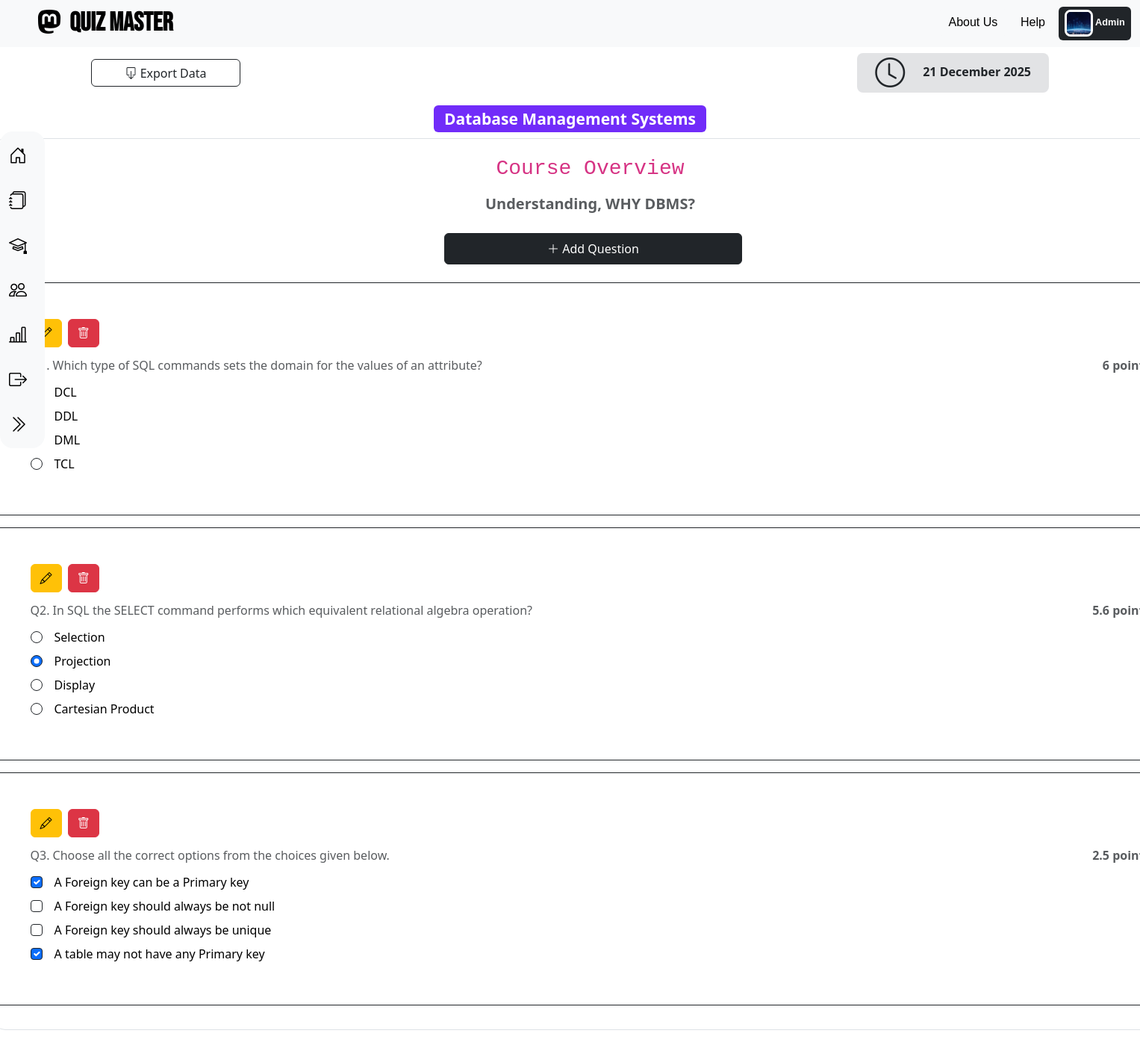
The page /admin_question/1/1/2 on the database its author committed.
### application/models.py (models this page shows)
class User(db.Model):  # Student Model
    id = db.Column(db.Integer, primary_key=True)
    firstname = db.Column(db.String(), nullable=False)
    lastname = db.Column(db.String())
    dob = db.Column(db.Date(), nullable=False)
    gender = db.Column(db.String(), nullable=False)
    bloodgroup = db.Column(db.String(), nullable=False)
    qualification = db.Column(db.String(), nullable=False)
    email = db.Column(db.String(), unique=True, nullable=False)
    username = db.Column(db.String(), unique=True, nullable=False)
    password = db.Column(db.String(), nullable=False)
    profile_image = db.Column(db.String(), nullable=False)
    type = db.Column(db.String(), default="general")
    subjects = db.relationship('Subject', secondary=user_subject, backref='thatuser')
    scores = db.relationship("Score", backref="thatuser", cascade="all, delete-orphan")

class Subject(db.Model):  # Subject Model
    id = db.Column(db.Integer, primary_key=True)
    name = db.Column(db.String(), nullable=False)
    category = db.Column(db.String(), nullable=False)
    description = db.Column(db.String(), nullable=False)
    sub_image = db.Column(db.String(), nullable=False)
    instructors = db.relationship('Instructor', secondary=subject_instructor, backref='that_inst_sub')
    chapters = db.relationship("Chapter", backref="that_chap_sub", cascade="all, delete-orphan")

class Chapter(db.Model):  # Chapter Model
    id = db.Column(db.Integer, primary_key=True)
    name = db.Column(db.String(), nullable=False)
    description = db.Column(db.String(), nullable=False)
    subject_id = db.Column(db.Integer, db.ForeignKey("subject.id", ondelete="CASCADE"), nullable=False)
    lectures = db.relationship("Lecture", backref="thatlecturechapter", cascade="all, delete-orphan")
    quizzes = db.relationship("Quiz", backref="thatquizchapter", cascade="all, delete-orphan")

class Question(db.Model):  # Question Model
    id = db.Column(db.Integer, primary_key=True)
    type = db.Column(db.String(), nullable=False)
    question_statement = db.Column(db.String(), nullable=False)
    marks = db.Column(db.Integer(), nullable=False)
    answer = db.Column(db.String(), nullable=False)
    quiz_id = db.Column(db.Integer, db.ForeignKey("quiz.id", ondelete="CASCADE"), nullable=False)

### application/controllers.py (the view, shortened to what this page needs)
@app.route("/admin_question/<int:subject_id>/<int:chapter_id>/<int:quiz_id>", methods=["GET", "POST"])
def admin_question(subject_id, chapter_id, quiz_id):
    if request.method == 'GET':
        this_user = User.query.filter_by(type="admin").first()
        subject = Subject.query.get(subject_id)
        chapter = Chapter.query.get(chapter_id)
        quiz =  Quiz.query.get(quiz_id)
        questions = Question.query.filter_by(quiz_id=quiz_id)
        all_answers = {}
        for question in questions:
            all_answers[question.id] = json.loads(question.answer)  # Convert JSON string to dictionary
        return render_template("admin/admin_question.html",this_user=this_user, subject=subject, chapter=chapter, quiz=quiz, questions=questions, all_answers=all_answers)

### templates/admin/admin_question.html (shortened to what this page needs)
{% extends 'base/admin_base.html' %}
{% block admin_content %}
<div class="px-4 text-center">
    <div class="mb-5">
        <h3 ><span class="badge" style="background-color: #712cf9;">{{ subject.name }}</span></h3>
        <div class="container my-2">
            <div class="position-relative  py-3 text-center text-muted bg-body border border-dashed rounded-4" style="width:1600px; margin-left: -125px;">
                <h2 class="mb-3"><code> {{ chapter.name }}</code></h2>
                <p class="carousel-container fs-5 fw-semibold ">
                    {{ chapter.description }}
                </p>
                <button type="button" class="btn btn-dark me-auto mx-2 py-2 my-2 w-25" data-bs-toggle="modal" data-bs-target="#addQuestionModal"><i class="bi bi-plus-lg"></i> Add Question</button>
                {% for question in questions %}
                    <div class="d-flex align-items-center border border-dark py-5 px-5 my-3 rounded-3">
                        <div class="lh-1 w-100 question">
                            <div class="d-flex w-100">
                                <button type="button" class="btn btn-warning view-btn" id="ques{{ question.id }}" value="{{ question.id }}" onclick="getQuestionDetails('{{ question.id }}')" data-bs-toggle="modal" data-bs-target="#modifyQuestionModal"><i class="bi bi-pencil"></i></button>&nbsp;&nbsp;
                                <button type="button" class="btn btn-danger view-btn" onclick="fillQuestionDeleteModal('{{ question.id }}','{{  question.question_statement }}')" data-bs-toggle="modal" data-bs-target="#deleteQuestionModal"><i class="bi bi-trash"></i></button>
                            </div><br>
                            <div class="d-flex w-100">
                                <p class="">Q{{ loop.index }}. {{ question.question_statement }} </p><strong class="ms-auto">{{ question.marks }} points</strong>
                            </div>
                                {% if question.type == "MCQ" %}
                                    {% for option in all_answers[question.id]  %}
                                        {% if all_answers[question.id][option] == 1 %}
                                            <div class="d-flex w-100">
                                                <input class="form-check-input border border-dark" type="radio"  checked disabled>
                                                <label class="form-check-label mx-3 mt-1">{{ option }}</label><br><br>
                                            </div>
                                        {% else %}
                                            <div class="d-flex w-100">
                                                <input class="form-check-input border border-dark" type="radio" disabled>
                                                <label class="form-check-label mx-3 mt-1">{{ option }}</label><br><br>
                                            </div>
                                        {% endif %}
                                    {% endfor %}
                                {% endif %}
                                {% if question.type == "MSQ" %}
                                    {% for option in all_answers[question.id]  %}
                                        {% if all_answers[question.id][option] == 1 %}
                                            <div class="d-flex w-100">
                                                <input class="form-check-input border border-dark" type="checkbox"  checked disabled>
                                                <label class="form-check-label mx-3 mt-1">{{ option }}</label><br><br>
                                            </div>
                                        {% else %}
                                            <div class="d-flex w-100">
                                                <input class="form-check-input border border-dark" type="checkbox" disabled>
                                                <label class="form-check-label mx-3 mt-1">{{ option }}</label><br><br>
                                            </div>
                                        {% endif %}
                                    {% endfor %}
                                {% endif %}
                        </div>
                    </div>
                {% endfor %}
            </div>
        </div>
    </div>
</div>
{% endblock %}

### templates/base/admin_base.html (shortened to what this page needs)
{% extends 'base/base.html' %}
{% block page_css %}
  <link rel="stylesheet" href="/static/admin.css">
{% endblock %}
{% block profile %}
<a href="/go_to_profile" type="button">
  <span class="badge text-bg-dark">
      <img src="/static/uploads/{{ this_user.profile_image }}" width="38px" height="36px" class="rounded-3 border border-3 border-white" alt="..."> {{ this_user.firstname }}
  </span>
</a>
{% endblock %}
{% block page_body %}
<div class="sidebar" id="sidebar">
    <a href="/admin_home" id="ahome">
      <i class="bi bi-house-door"></i>
    </a>
    <a href="/admin_subject" id="asub">
      <i class="bi bi-journals"></i>
    </a>
    <a href="/admin_instructor" id="ainstructor">
      <i class="bi bi-mortarboard"></i>
    </a>
    <a href="/admin_user" id="a_user">
        <i class="bi bi-people"></i>
      </a>
    <a href="/admin_summary" id="asummary">
      <i class="bi bi-bar-chart-line"></i>
    </a>
    <a href="/logout">
      <i class="bi bi-box-arrow-right"></i>
    </a>
    <a href="#" id="toggleSidebar">
      <i class="bi bi-chevron-double-right" id="toggleIcon"></i>
    </a>
  </div>
  <main class="position asbolute">
    <div class="px-4 text-center">
      <div class="d-flex align-items-center justify-content-between position-relative mb-3 mt-2" style="padding-inline: 98px;">
        <a class="btn btn-outline-dark" type="button" style="height: 37px; width:200px;">
            <i class="bi bi-box-arrow-down"></i> Export Data
        </a>
        <div class="d-flex justify-content-center align-items-center p-4 bg-secondary-subtle bg-opacity-15 rounded-3" style="height: 53px; width: auto;">
            <span class="display-6 lh-1 text-dark mb-0"><i class="bi bi-clock"></i></span>
            <div class="ms-4 h6 fw-normal mb-0">
                <div class="d-flex">
                    <h6 class="mb-0 fw-bold">21 December 2025</h6>
                </div>
            </div>
        </div>
      </div>
    </div>
    {% block admin_content %} {% endblock %}
  </main>
{% endblock %}

### static/base.css (style rules this page uses)
html, body { height: 100%; margin: 0; display: flex; flex-direction: column; }
main { flex-grow: 1; }
.carousel-container { position: relative; display: flex; justify-content: center; align-items: center; }

### static/admin.css (style rules this page uses)
.sidebar { width: 60px; height: 53vh; background: #f8f9fa; transition: width 0.3s ease-in-out; overflow: hidden; position: fixed; top: 0; left: 0; padding-top: 2px; border-radius: 17px; margin-top: 176px; z-index: 1000; }
.sidebar a { display: flex; align-items: center; text-decoration: none; color: black; padding: 12px; font-size: 16px; transition: background 0.3s; }
.sidebar a i { font-size: 24px; margin-right: 10px; }

### templates/admin/admin_question.html (style rules this page uses)
.form-check-input:disabled, .form-check-label { color: black !important; opacity: 1 !important; }

### rows shown on the page
User: profile_image (picture), firstname "Admin"
Subject: name "Database Management Systems"
Chapter: name "Course Overview", description "Understanding, WHY DBMS?"
Question: {{ question.id }} 4 (drawn), question_statement "Which type of SQL commands sets the domain for the values of an attribute?", marks "6", id "DCL" "DML" "TCL", id "DDL"
Question: {{ question.id }} 7 (drawn), question_statement "In SQL the SELECT command performs which equivalent relational algebra operation?", marks "5.6", id "Selection" "Display" "Cartesian Product", id "Projection"
Question: {{ question.id }} 8 (drawn), question_statement "Choose all the correct options from the choices given below.", marks "2.5", id "A Foreign key can be a Primary key" "A table may not have any Primary key", id "A Foreign key should always be not null" "A Foreign key should always be unique"
